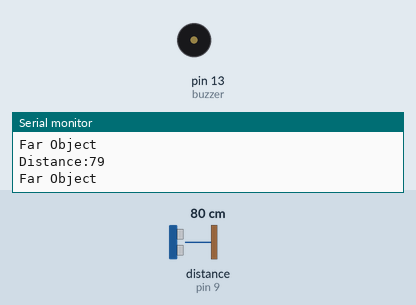
A sketch run on a simulated Arduino Uno, built with avr-gcc and run on an emulated ATmega328P. On the bench: buzzer (waves = sounding), the last lines printed to the serial monitor. Wiring (inferred from the names in the program): ultrasonic range finder: trigger pin 10; echo pin 9. The test bench sets the inputs (shaded band); at power-on: distance to the obstacle (sensor on pin 9) 80 cm. The echo pulse lasts 58.3 µs per cm.

Above: at 1.8 s.
1.9 s: distance to the obstacle (sensor on pin 9) set to 23 cm
3.4 s: distance to the obstacle (sensor on pin 9) set to 19 cm
At 4.8 s:
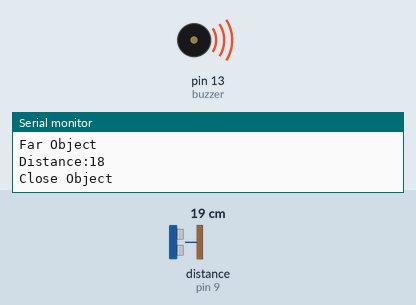
9.5 s: distance to the obstacle (sensor on pin 9) set to 2 cm
Timing chart, 0 to 14.6 s (numbered marks = the images above; inputs shaded):
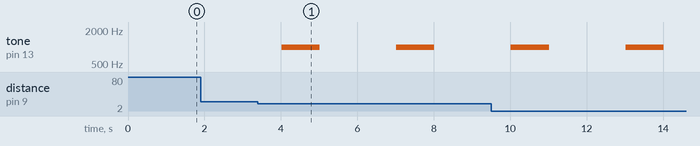

The sketch:

distance_measure.ino
```cpp
#include<Wire.h>

int echo_pin = 9;
int trigger_pin = 10;
int buzzer = 13;

void setup()
{
  pinMode(echo_pin,INPUT);
  pinMode(trigger_pin,OUTPUT);
  pinMode(buzzer,OUTPUT);
  Serial.begin(9600);
}

void loop()
{
  digitalWrite(trigger_pin,LOW);
  delayMicroseconds(2);
  digitalWrite(trigger_pin,HIGH);
  delayMicroseconds(10);
  digitalWrite(trigger_pin,LOW);
  delayMicroseconds(2);

  int duration = pulseIn(echo_pin,HIGH);
  int distance = duration  * 0.034 / 2;

  Serial.print("Distance:");
  Serial.println(distance);

  if(distance <= 20){
    Serial.println("Close Object");
    tone(buzzer,1000);
    delay(1000);
    noTone(buzzer);
    delay(1000);
  } else {
    Serial.println("Far Object");
  }
  delay(1000);
}
```

Measured:
- the behaviour switches between 22 and 21 cm on distance to the obstacle (sensor on pin 9) (found by bisection; images 0 and 1)
- after the input at 3.4 s, tone on pin 13 (buzzer): alternates 1000 Hz for 1.0 s and silent for 2.0 s, starting after 0.62 s
